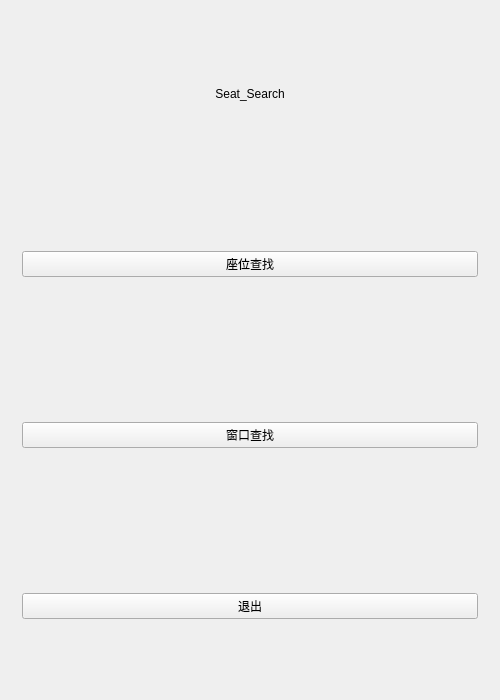
<?xml version="1.0" encoding="UTF-8"?>
<ui version="4.0">
 <class>Widget</class>
 <widget class="QWidget" name="Widget">
  <property name="geometry">
   <rect>
    <x>0</x>
    <y>0</y>
    <width>500</width>
    <height>700</height>
   </rect>
  </property>
  <property name="windowTitle">
   <string>Seat_Search</string>
  </property>
  <property name="styleSheet">
   <string notr="true"/>
  </property>
  <layout class="QVBoxLayout" name="verticalLayout">
   <item>
    <widget class="QLabel" name="label">
     <property name="text">
      <string>Seat_Search</string>
     </property>
     <property name="alignment">
      <set>Qt::AlignCenter</set>
     </property>
    </widget>
   </item>
   <item>
    <widget class="QWidget" name="widget" native="true">
     <layout class="QHBoxLayout" name="horizontalLayout">
      <item>
       <widget class="QPushButton" name="pushButton">
        <property name="text">
         <string>座位查找</string>
        </property>
       </widget>
      </item>
     </layout>
    </widget>
   </item>
   <item>
    <widget class="QWidget" name="widget_2" native="true">
     <layout class="QHBoxLayout" name="horizontalLayout_2">
      <item>
       <widget class="QPushButton" name="pushButton_2">
        <property name="text">
         <string>窗口查找</string>
        </property>
       </widget>
      </item>
     </layout>
    </widget>
   </item>
   <item>
    <widget class="QWidget" name="widget_3" native="true">
     <layout class="QHBoxLayout" name="horizontalLayout_3">
      <item>
       <widget class="QPushButton" name="pushButton_3">
        <property name="text">
         <string>退出</string>
        </property>
       </widget>
      </item>
     </layout>
    </widget>
   </item>
  </layout>
 </widget>
 <layoutdefault spacing="6" margin="11"/>
 <resources/>
 <connections/>
</ui>
